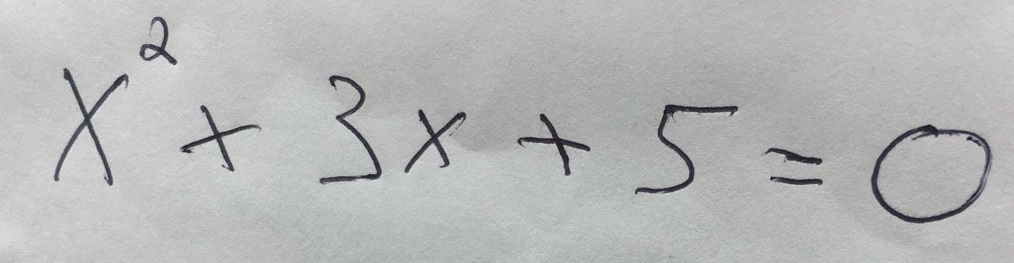
#> input picture input/input_1.jpg, 1014 x 263 px
$ python -i CharacterSegmentation.py   (imports and definitions only)   (older library calls are emulated)
#> lines starting #> are read from the running program, lines starting #| are printed output that depends on the picture; after the words box and inside, x2 and y2 are one past the last pixel; in counts of white or black regions, pixels touching at a corner belong together
import cv2
import numpy as np
import matplotlib.pyplot as plt
import os
import sys

OUTPUT_DIR = './segmented/'

#------------------Functions------------------#

def line_array(array):
	list_x_upper = []
	list_x_lower = []
	for y in range(5, len(array) - 5):
		s_a, s_p = strtline(y, array)
		e_a, e_p = endline(y, array)
		if s_a >= 7 and s_p >= 5:
			list_x_upper.append(y)
		if e_a >= 5 and e_p >= 7:
			list_x_lower.append(y)

	return list_x_upper, list_x_lower

def strtline(y, array):
	count_ahead = 0
	count_prev = 0
	for i in array[y:y+10]:
		if i > 3:
			count_ahead += 1

	for i in array[y-10:y]:
		if i==0:
			count_prev += 1

	return count_ahead, count_prev

def endline(y, array):
	count_ahead = 0
	count_prev = 0
	for i in array[y:y+10]:
		if i==0:
			count_ahead += 1

	for i in array[y-10:y]:
		if i > 3:
			count_prev += 1

	return count_ahead, count_prev

def endline_word(y, array, a):
	count_ahead = 0
	count_prev = 0
	for i in array[y:y+2*a]:
		if i < 2:
			count_ahead+= 1
	for i in array[y-a:y]:
		if i > 2:
			count_prev += 1
	return count_prev ,count_ahead

def end_line_array(array, a):
	list_endlines = []
	for y in range(len(array)):
		e_p, e_a = endline_word(y, array, a)
		# print(e_p, e_a)
		if e_a >= int(1.5*a) and e_p >= int(0.7*a):
			list_endlines.append(y)
	return list_endlines

def refine_endword(array):
	refine_list = []
	for y in range(len(array)-1):
		if array[y]+1 < array[y+1]:
			refine_list.append(array[y])

	if len(array) != 0:
		refine_list.append(array[-1])
	return refine_list

def refine_array(array_upper, array_lower):
	upperlines = []
	lowerlines = []
	for y in range(len(array_upper)-1):
		if array_upper[y] + 5 < array_upper[y+1]:
			upperlines.append(array_upper[y]-10)
	for y in range(len(array_lower)-1):
		if array_lower[y] + 5 < array_lower[y+1]:
			lowerlines.append(array_lower[y]+10)

	upperlines.append(array_upper[-1]-10)
	lowerlines.append(array_lower[-1]+10)

	return upperlines, lowerlines

def letter_width(contours):
	letter_width_sum = 0
	count = 0
	for cnt in contours:
		if cv2.contourArea(cnt) > 20:
			x,y,w,h = cv2.boundingRect(cnt)
			letter_width_sum += w
			count += 1

	return letter_width_sum/count


def end_wrd_dtct(lines, i, bin_img, mean_lttr_width, total_width):
	count_y = np.zeros(shape = total_width)
	for x in range(total_width):
		for y in range(lines[i][0],lines[i][1]):
			if bin_img[y][x] == 255:
				count_y[x] += 1

	end_lines = end_line_array(count_y, int(mean_lttr_width))
	endlines = refine_endword(end_lines)
	for x in endlines:
		final_thr[lines[i][0]:lines[i][1], x] = 255
	return endlines

def get_letter_rect(k, contours):
	"Helper function for properly identifying '=' symbol. OpenCV"
	"will treat 2 dashes of 'sign' as separate contours, thus this"
	"will help to identify and merge them into a single '=' contour"
	valid = True
	x,y,w,h = cv2.boundingRect(contours[k])
	for i in range(len(contours)):
		cnt = contours[i]
		if i == k:
			continue
		elif cv2.contourArea(cnt) < 50:
			continue

		x1,y1,w1,h1 = cv2.boundingRect(cnt)

		if abs(x1 + w1/2 - (x + w/2)) < 50:
			if y1 > y:
				h = abs(y - (y1 + h1))
				w = abs(x - (x1 + w1))
			else:
				valid = False
			break

	return (valid,x,y,w,h)

def letter_seg(lines_img, x_lines, i):
	copy_img = lines_img[i].copy()
	x_linescopy = x_lines[i].copy()

	letter_img = []
	letter_k = []

	_, contours, hierarchy = cv2.findContours(copy_img,cv2.RETR_EXTERNAL,cv2.CHAIN_APPROX_SIMPLE)
	for k in range(len(contours)):
		cnt = contours[k]
		if cv2.contourArea(cnt) < 50:
			continue

		valid,x,y,w,h = get_letter_rect(k, contours)
		if valid:
			letter_k.append((x,y,w,h))

	letter = sorted(letter_k, key=lambda student: student[0])
	# print(letter)

	word = 1
	letter_index = 0
	for e in range(len(letter)):
		if(letter[e][0]<x_linescopy[0]):
			letter_index += 1
			letter_img_tmp = lines_img[i][letter[e][1]-5:letter[e][1]+letter[e][3]+5,letter[e][0]-5:letter[e][0]+letter[e][2]+5]
			letter_img = letter_img_tmp#cv2.resize(letter_img_tmp, dsize =(28, 28), interpolation = cv2.INTER_AREA)
			cv2.imwrite(OUTPUT_DIR+str(i+1)+'_'+str(word)+'_'+str(letter_index)+'.jpg', 255-letter_img)
		else:
			x_linescopy.pop(0)
			word += 1
			letter_index = 1
			letter_img_tmp = lines_img[i][letter[e][1]-5:letter[e][1]+letter[e][3]+5,letter[e][0]-5:letter[e][0]+letter[e][2]+5]
			letter_img = cv2.resize(letter_img_tmp, dsize =(28, 28), interpolation = cv2.INTER_AREA)
			cv2.imwrite(OUTPUT_DIR+str(i+1)+'_'+str(word)+'_'+str(letter_index)+'.jpg', 255-letter_img)
			# print(letter[e][0],x_linescopy[0], word)


#------------------/Functions-----------------#

def image_segmentation(filepath):
	# -------------Thresholding Image--------------#
#> called with filepath = 'input/input_1.jpg'
	print("\n........Program Initiated.......\n")
	src_img = cv2.imread(filepath, cv2.IMREAD_GRAYSCALE)
#> src_img: shape (263, 1014); min 18, max 228, mean 182.9
	orig_height, orig_width = src_img.shape
#> orig_height = 263; orig_width = 1014

	print("\n Resizing Image........")
	width = 1320
	height = int(width * orig_height / orig_width)
#> height = 342
	src_img = cv2.resize(src_img, dsize=(width, height), interpolation=cv2.INTER_AREA)
#> src_img: shape (342, 1320)

	print("#---------Image Info:--------#")
	print("\tHeight =", height, "\n\tWidth =", width)
#| 	Height = 342
#| 	Width = 1320
	print("#----------------------------#")
	print("Applying Adaptive Threshold with kernel :- 21 X 21")

	PIXEL_SET = 255
	kernel_size = 21
	normalized_mean = 20
	bin_img = cv2.adaptiveThreshold(src_img, PIXEL_SET, cv2.ADAPTIVE_THRESH_MEAN_C, cv2.THRESH_BINARY_INV, kernel_size,
									normalized_mean)
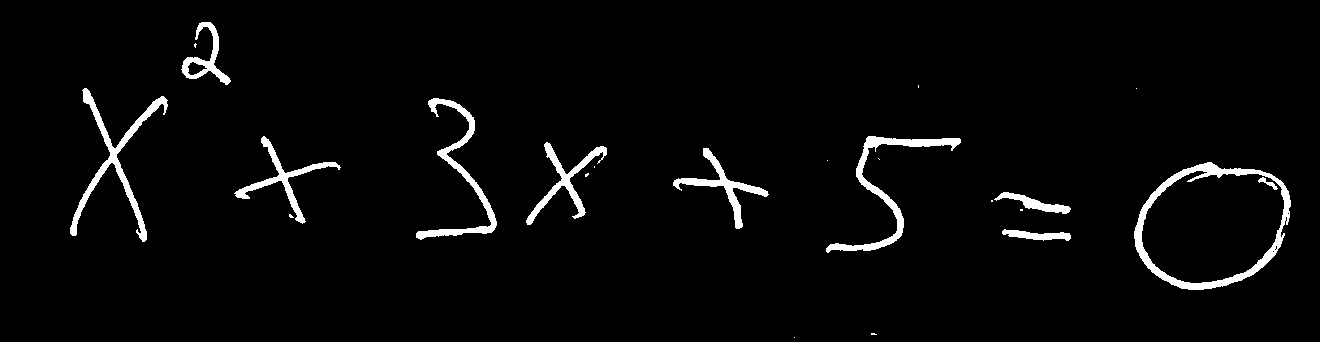
#> bin_img: shape (342, 1320); 3.2% white; 23 white regions (12 under 20 px), largest, box (x1, y1, x2, y2) and area: (1134, 162, 1291, 290) 2938, (70, 88, 168, 242) 2103, (826, 136, 961, 253) 1931

	print("Noise Removal From Image.........")
	kernel = cv2.getStructuringElement(cv2.MORPH_ELLIPSE, (3, 3))
	final_thr = cv2.morphologyEx(bin_img, cv2.MORPH_CLOSE, kernel)
#> final_thr: shape (342, 1320); 3.2% white; 20 white regions (10 under 20 px), largest, box (x1, y1, x2, y2) and area: (1134, 162, 1291, 290) 3053, (70, 88, 168, 242) 2108, (826, 136, 961, 253) 1939
	contr_retrival = final_thr.copy()

	# -------------/Thresholding Image-------------#

	# -------------Line Detection------------------#
	print("Beginning Character Semenation..............")
	count_x = np.zeros(shape=(height))
#> count_x = 342 values from 0 to 0
	for y in range(height):
		for x in range(width):
			if bin_img[y][x] == PIXEL_SET:
				count_x[y] += 1

	upper_lines, lower_lines = line_array(count_x)
#> upper_lines = [19, 20, 21, 22, 23, 24, 25, 26, 27]
	upperlines, lowerlines = refine_array(upper_lines, lower_lines)

	if len(upperlines) == len(lowerlines):
		lines = []
		for y in upperlines:
			final_thr[y][:] = PIXEL_SET
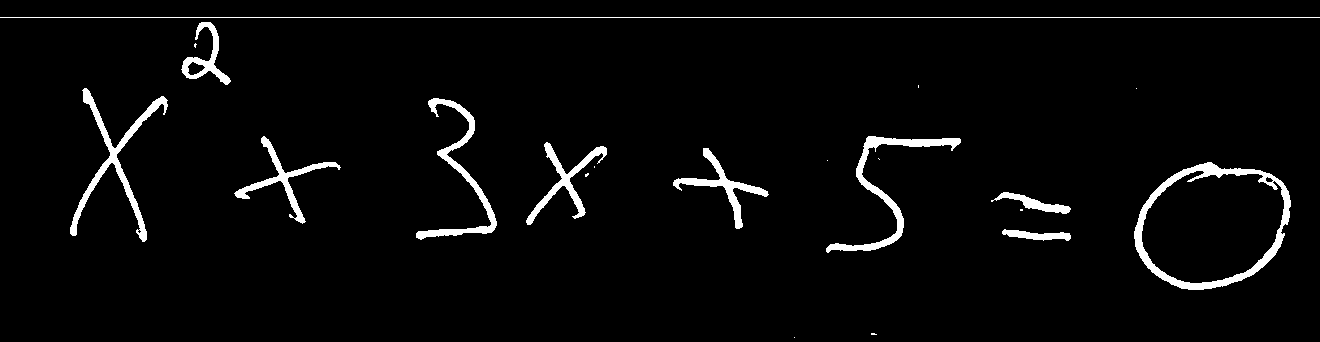
#> final_thr: shape (342, 1320); 3.5% white; 21 white regions (10 under 20 px), largest, box (x1, y1, x2, y2) and area: (1134, 162, 1291, 290) 3053, (70, 88, 168, 242) 2108, (826, 136, 961, 253) 1939
		for y in lowerlines:
			final_thr[y][:] = PIXEL_SET
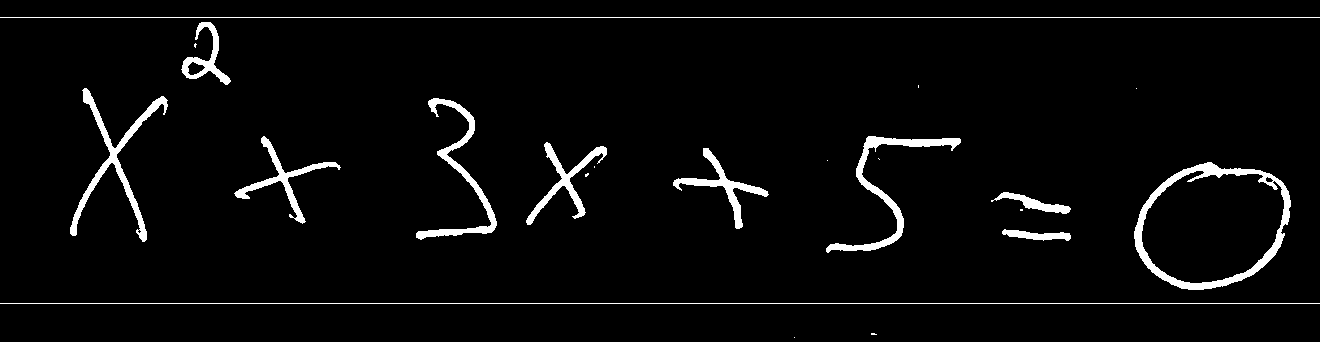
#> final_thr: shape (342, 1320); 3.8% white; 22 white regions (10 under 20 px)
		for y in range(len(upperlines)):
			lines.append((upperlines[y], lowerlines[y]))
	else:
		print("Too much noise in image, unable to process.\nPlease try with another image. Ctrl-C to exit:- ")
		showimages()
		k = cv2.waitKey(0)
		while 1:
			k = cv2.waitKey(0)
			if k & 0xFF == ord('q'):
				cv2.destroyAllWindows()
				exit()

	lines = np.array(lines)
	no_of_lines = len(lines)
	print("\nGiven Text has   # ", no_of_lines, " #   no. of lines")
#| Given Text has   #  1  #   no. of lines

	lines_img = []
	for i in range(no_of_lines):
		lines_img.append(bin_img[lines[i][0]:lines[i][1], :])
#> after the loop, lines_img = 1 item

	# -------------/Line Detection-----------------#

	# -------------Letter Width Calculation--------#

	_, contours, hierarchy = cv2.findContours(contr_retrival, cv2.RETR_EXTERNAL, cv2.CHAIN_APPROX_SIMPLE)
#> contours = 20 contours, 10 with area under 20; largest, box (x1, y1, x2, y2) and area: (1134, 162, 1291, 290) 15044, (70, 88, 168, 242) 1810, (826, 136, 961, 253) 1666, (416, 98, 497, 240) 1473, (526, 142, 607, 225) 1086
	cv2.drawContours(src_img, contours, -1, (0, 255, 0), 1)
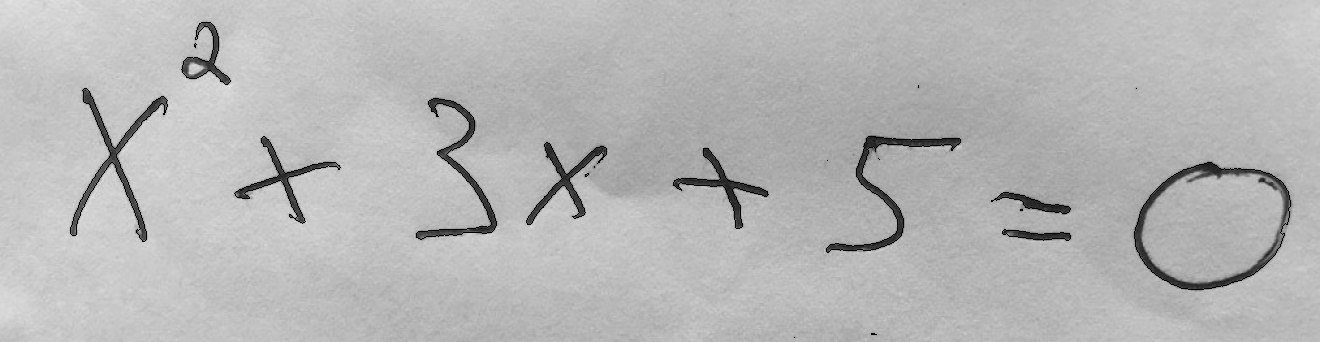
#> src_img: shape (342, 1320); min 0, max 228, mean 182

	mean_lttr_width = letter_width(contours)
#> the loop in letter_width, `for cnt in contours:` made 20 passes
#> (x, y, w, h, letter_width_sum) on passes 3, 5, 8, 11, 12, 13, 14, 15, 17, 20: (1002, 229, 69, 12, 69), (991, 192, 80, 22, 149), (1134, 162, 157, 128, 306), (673, 148, 96, 81, 402), (526, 142, 81, 83, 483), (826, 136, 135, 117, 618), (234, 136, 107, 88, 725), (416, 98, 81, 142, 806), (70, 88, 98, 154, 904), (181, 22, 50, 63, 954)
#> cnt on passes 1, 4, 7, 9, 10, 16: [[794, 337]], [[1020, 209], [1020, 210], [1022, 210], [1022, 209]], [[594, 166], [594, 167]], [[827, 160]], [[878, 158], [879, 159]], [[1136, 88]]
#> after the loop in letter_width, `for cnt in contours:`: count = 10; letter_width_sum = 954
#> mean_lttr_width = 95.4
	print("\nAverage Width of Each Letter:- ", mean_lttr_width)
#| Average Width of Each Letter:-  95.4

	# -------------/Letter Width Calculation-------#

	# --------------Word Detection-----------------#
	x_lines = []

	for i in range(len(lines_img)):
		x_lines.append(end_wrd_dtct(lines, i, bin_img, mean_lttr_width, width))
#> this loop made 1 pass

	for i in range(len(x_lines)):
		x_lines[i].append(width)
#> this loop made 1 pass

	# -------------/Word Detection-----------------#

	# -------------Letter Segmentation-------------#

	for i in range(len(lines)):
		letter_seg(lines_img, x_lines, i)
#> this loop made 1 pass
#> pass 1, in letter_seg, `cv2.imwrite(OUTPUT_DIR+str(i+1)+'_'+str(word)+'_'+str(letter_index)+'...`:
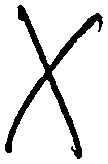
#> saved as 1_1_1.jpg: shape (164, 108); 88.1% white; 1 black region, box (x1, y1, x2, y2) and area: (5, 5, 103, 159) 2103
#> pass 1, in letter_seg, `cv2.imwrite(OUTPUT_DIR+str(i+1)+'_'+str(word)+'_'+str(letter_index)+'...`:
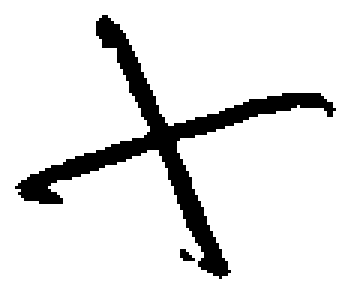
#> saved as 1_1_3.jpg: shape (98, 117) (shown 3 times larger); 89.1% white; 2 black regions (1 under 20 px), largest, box (x1, y1, x2, y2) and area: (5, 5, 112, 93) 1233

	# ------------\Letter Segmentation-------------#

	# -------------Character segmenting------------#

	_, contours, hierarchy = cv2.findContours(bin_img, cv2.RETR_EXTERNAL, cv2.CHAIN_APPROX_SIMPLE)
	for cnt in contours:
		if cv2.contourArea(cnt) > 20:
			x, y, w, h = cv2.boundingRect(cnt)
			cv2.rectangle(src_img, (x, y), (x + w, y + h), (0, 255, 0), 2)
#> this loop made 22 passes
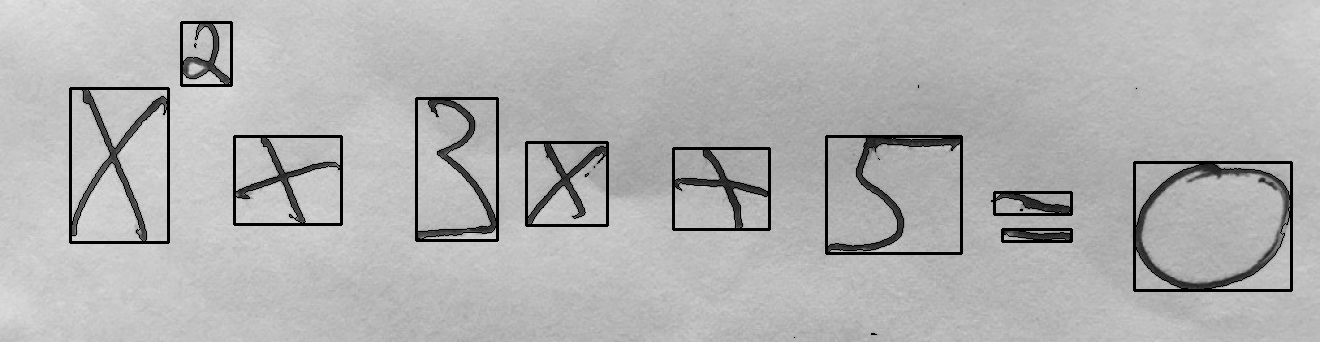
#> src_img: shape (342, 1320); 2.38% of pixels changed, all inside (x1, y1, x2, y2) = (69, 21, 1293, 292)

	# -------------/Character segmenting-----------#

>>> result = image_segmentation('input/input_1.jpg')

$ run again, on input/input_2.jpg
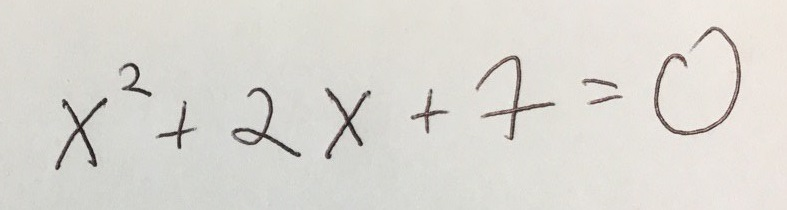
#> input picture input/input_2.jpg, 787 x 210 px
#| 	Height = 352
#| 	Width = 1320
#> bin_img: shape (352, 1320); 3.1% white; 10 white regions, largest, box (x1, y1, x2, y2) and area: (1097, 45, 1243, 227) 3350, (797, 94, 932, 235) 2353, (389, 147, 505, 263) 1853
#> after the loop in image_segmentation, `for y in lowerlines:`:
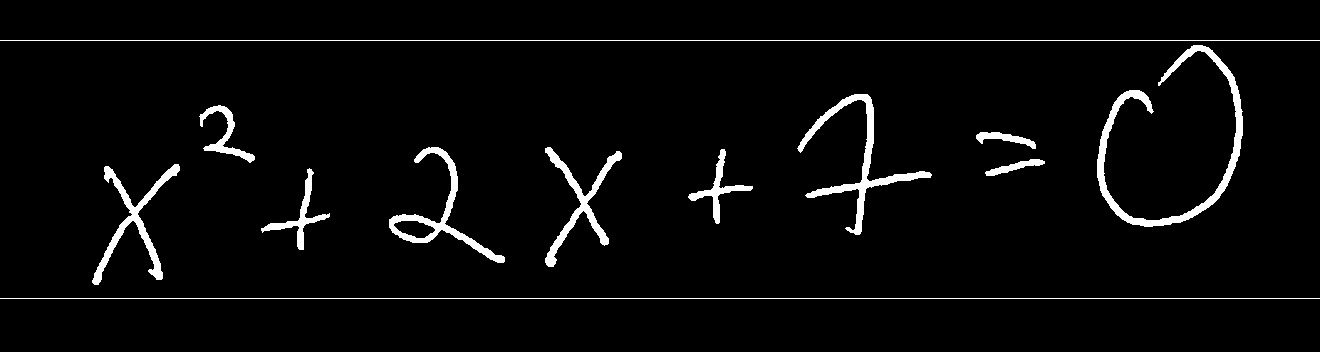
#> final_thr: shape (352, 1320); 3.7% white; 12 white regions
#| Given Text has   #  1  #   no. of lines
#> after the loop in image_segmentation, `for i in range(no_of_lines):`: lines_img = 1 item
#> contours = 10 contours; largest, box (x1, y1, x2, y2) and area: (1097, 45, 1243, 227) 2978, (389, 147, 505, 263) 2120, (797, 94, 932, 235) 2059, (92, 164, 180, 285) 1644, (545, 147, 622, 267) 1518
#> the loop in letter_width, `for cnt in contours:` made 10 passes
#> (x, y, w, h, letter_width_sum) on passes 1 to 8: (261, 168, 69, 82, 69), (92, 164, 88, 121, 157), (985, 159, 60, 17, 217), (688, 149, 65, 75, 282), (545, 147, 77, 120, 359), (389, 147, 116, 116, 475), (976, 132, 60, 17, 535), (199, 105, 56, 58, 591)
#> after the loop in letter_width, `for cnt in contours:`: count = 10; letter_width_sum = 872
#> mean_lttr_width = 87.2
#| Average Width of Each Letter:-  87.2
#> the loop in image_segmentation, `for i in range(len(lines_img)):` made 1 pass
#> the loop in image_segmentation, `for i in range(len(x_lines)):` made 1 pass
#> the loop in image_segmentation, `for i in range(len(lines)):` made 1 pass
#> the loop in image_segmentation, `for cnt in contours:` made 10 passes
#> after the loop in image_segmentation, `for cnt in contours:`:
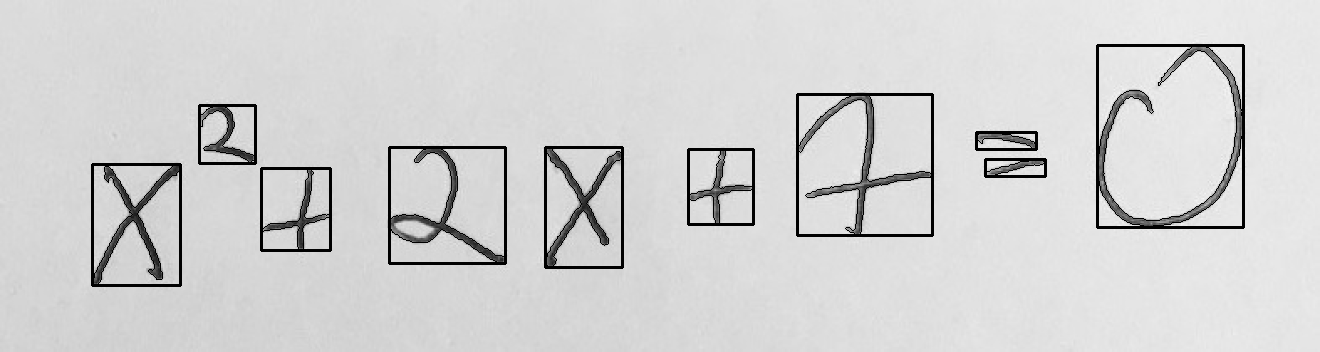
#> src_img: shape (352, 1320); min 0, max 250, mean 210.3
